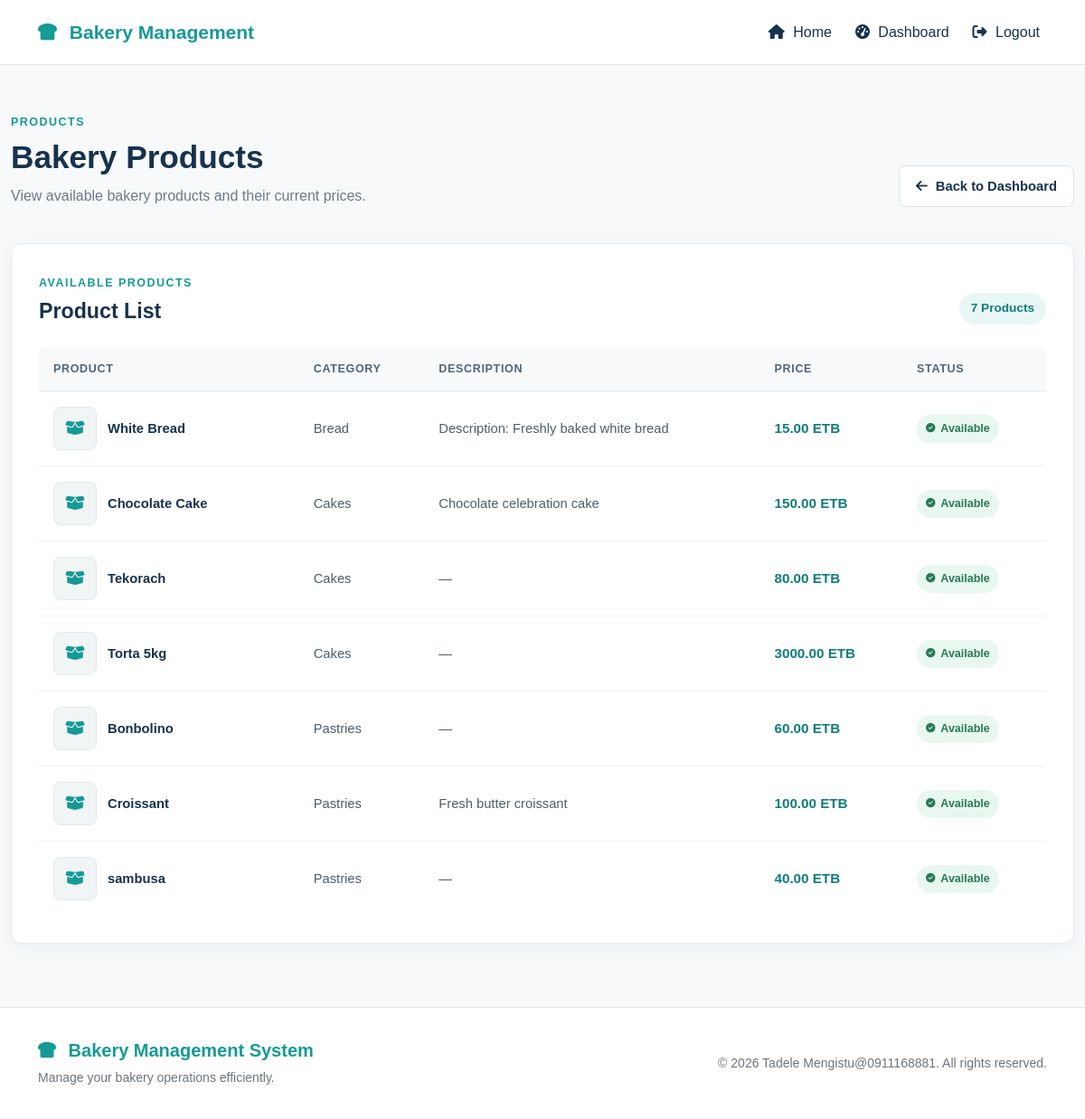
Page /products/cashier/ (signed in) on the committed database.
### bekapp/models.py (models this page shows, shortened)
class Product(models.Model):
    category = models.ForeignKey(
        Category,
        on_delete=models.PROTECT,
        related_name="products",
    )
    name = models.CharField(max_length=150)
    description = models.TextField(blank=True)
    price = models.DecimalField(
        max_digits=10,
        decimal_places=2,
    )
    image = models.ImageField(
        upload_to="products/",
        blank=True,
        null=True,
    )
    is_available = models.BooleanField(default=True)
    created_at = models.DateTimeField(auto_now_add=True)
    updated_at = models.DateTimeField(auto_now=True)
    class Meta:
        ordering = ["name"]

class Category(models.Model):
    name = models.CharField(max_length=100, unique=True)
    description = models.TextField(blank=True)
    is_active = models.BooleanField(default=True)
    created_at = models.DateTimeField(auto_now_add=True)
    updated_at = models.DateTimeField(auto_now=True)
    class Meta:
        ordering = ["name"]
        verbose_name_plural = "Categories"

### bekapp/views.py (the view)
def cashier_product_list(request):
    if not request.user.is_authenticated:
        return redirect('login')
    if request.user.role not in [
        'OWNER',
        'CASHIER'
    ]:
        return redirect('dashboard')
    products = Product.objects.select_related(
        'category',
    ).filter(
        is_available=True
    ).order_by(
        'category__name',
        'name'
    )
    return render(
        request,
        'bekapp/cashier_product_list.html',
        {
            'products': products,
        }
    )

### bekapp/templates/bekapp/cashier_product_list.html (shortened to what this page needs)
{% extends 'bekapp/base.html' %}
{% load static %}
{% block extra_css %}
<link rel="stylesheet" href="{% static 'bekapp/css/cashier-product-list.css' %}">
{% endblock %}
{% block content %}
<section class="cashier-products-page">
    <div class="container-fluid">
        <div class="products-page-header">
            <div>
                <span class="products-label">PRODUCTS</span>
                <h1>Bakery Products</h1>
                <p>
                    View available bakery products and their current prices.
                </p>
            </div>
            <div class="products-header-action">
                <a href="{% url 'cashier_dashboard' %}" class="back-dashboard-btn">
                    <i class="fa-solid fa-arrow-left"></i>
                    Back to Dashboard
                </a>
            </div>
        </div>
        <div class="products-section">
            <div class="products-section-header">
                <div>
                    <span class="products-label">AVAILABLE PRODUCTS</span>
                    <h2>Product List</h2>
                </div>
                <div class="product-count">
                    {{ products|length }} Products
                </div>
            </div>
            {% if products %}
                <div class="table-responsive">
                    <table class="products-table">
                        <thead>
                            <tr>
                                <th>Product</th>
                                <th>Category</th>
                                <th>Description</th>
                                <th>Price</th>
                                <th>Status</th>
                            </tr>
                        </thead>
                        <tbody>
                            {% for product in products %}
                                <tr>
                                    <td>
                                        <div class="product-name-cell">
                                            {% if product.image %}
                                                <img
                                                    src="{{ product.image.url }}"
                                                    alt="{{ product.name }}"
                                                    class="product-image"
                                                >
                                            {% else %}
                                                <div class="product-image-placeholder">
                                                    <i class="fa-solid fa-box-open"></i>
                                                </div>
                                            {% endif %}
                                            <span>{{ product.name }}</span>
                                        </div>
                                    </td>
                                    <td>
                                        {{ product.category.name }}
                                    </td>
                                    <td>
                                        {% if product.description %}
                                            {{ product.description }}
                                        {% else %}
                                            —
                                        {% endif %}
                                    </td>
                                    <td>
                                        <strong>
                                            {{ product.price|floatformat:2 }} ETB
                                        </strong>
                                    </td>
                                    <td>
                                        <span class="available-badge">
                                            <i class="fa-solid fa-circle-check"></i>
                                            Available
                                        </span>
                                    </td>
                                </tr>
                            {% endfor %}
                        </tbody>
                    </table>
                </div>
            {% endif %}
        </div>
    </div>
</section>
{% endblock %}

### bekapp/static/bekapp/css/style.css (style rules this page uses)
html, body { margin: 0; padding: 0; }
body { min-height: 100vh; background: #f5f7f9; color: #17324d; font-family: Arial, Helvetica, sans-serif; }

### bekapp/static/bekapp/css/cashier-product-list.css (style rules this page uses)
.cashier-products-page { padding: 50px 0 70px; background: #f7f9fb; min-height: calc(100vh - 76px); }
.products-page-header { display: flex; justify-content: space-between; align-items: flex-end; gap: 30px; margin-bottom: 40px; }
.products-label { display: inline-block; margin-bottom: 8px; color: #159a96; font-size: 0.78rem; font-weight: 700; letter-spacing: 1.5px; text-transform: uppercase; }
.products-page-header h1 { margin: 0 0 10px; color: #17324d; font-size: 2.2rem; font-weight: 700; }
.products-page-header p { margin: 0; color: #6c7a89; font-size: 1rem; }
.back-dashboard-btn { display: inline-flex; align-items: center; gap: 9px; padding: 11px 18px; border: 1px solid #dce5e9; border-radius: 8px; background: #ffffff; color: #17324d; font-size: 0.92rem; font-weight: 600; text-decoration: none; transition: all 0.2s ease; white-space: nowrap; }
.products-section { padding: 30px; border: 1px solid #e4eaee; border-radius: 12px; background: #ffffff; box-shadow: 0 4px 18px rgba(23, 50, 77, 0.05); }
.products-section-header { display: flex; justify-content: space-between; align-items: flex-end; gap: 20px; margin-bottom: 25px; }
.products-section-header h2 { margin: 0; color: #17324d; font-size: 1.45rem; font-weight: 700; }
.product-count { padding: 7px 13px; border-radius: 20px; background: #e8f7f6; color: #117d7a; font-size: 0.85rem; font-weight: 700; white-space: nowrap; }
.products-table { width: 100%; min-width: 900px; border-collapse: separate; border-spacing: 0; }
.products-table thead th { padding: 15px 16px; border-bottom: 1px solid #dfe7eb; background: #f7f9fb; color: #526576; font-size: 0.78rem; font-weight: 700; letter-spacing: 0.7px; text-align: left; text-transform: uppercase; white-space: nowrap; }
.products-table thead th:first-child { border-top-left-radius: 8px; }
.products-table thead th:last-child { border-top-right-radius: 8px; }
.products-table tbody td { padding: 17px 16px; border-bottom: 1px solid #edf1f3; color: #4d5e6d; font-size: 0.92rem; vertical-align: middle; }
.products-table tbody tr:last-child td { border-bottom: none; }
.products-table tbody tr { transition: background 0.2s ease; }
.product-name-cell { display: flex; align-items: center; gap: 12px; min-width: 190px; color: #17324d; font-weight: 700; }
.product-image-placeholder { display: flex; align-items: center; justify-content: center; width: 48px; height: 48px; border-radius: 8px; border: 1px solid #e2e9ec; background: #f1f5f6; color: #159a96; font-size: 1.1rem; flex-shrink: 0; }
.products-table td strong { color: #117d7a; font-size: 0.95rem; white-space: nowrap; }
.available-badge { display: inline-flex; align-items: center; gap: 6px; padding: 6px 10px; border-radius: 20px; background: #e8f7f0; color: #287a57; font-size: 0.78rem; font-weight: 700; white-space: nowrap; }
.available-badge i { font-size: 0.65rem; }

### rows in the picture
Product: name "White Bread", category.name "Bread", description "Description: Freshly baked white bread", price "15.00"
Product: name "Chocolate Cake", category.name "Cakes", description "Chocolate celebration cake", price "150.00"
Product: name "Tekorach", category.name "Cakes", price "80.00"
Product: name "Torta 5kg", category.name "Cakes", price "3000.00"
Product: name "Bonbolino", category.name "Pastries", price "60.00"
Product: name "Croissant", category.name "Pastries", description "Fresh butter croissant", price "100.00"
Product: name "sambusa", category.name "Pastries", price "40.00"

### other values in the picture
{{ products|length }} "7"
